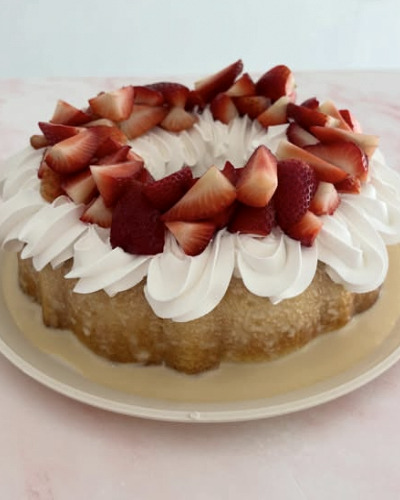
#> input picture ana-gaby/assets/foto_01_pastel_fresas_crema.jpg, 400 x 500 px, given in place of i-001.png, which was not available
$ python preparar_assets.py ../../ana-gaby/assets/foto_01_pastel_fresas_crema.jpg ../../ana-gaby/assets/foto_03_tarta_frutos_rojos.jpg
#> lines starting #> are read from the running program, lines starting #| are printed output that depends on the picture
"""Prepara los assets de Claudia con los nombres del brief.
Uso: python3 -I claudia/tools/preparar_assets.py <carpeta del ZIP extraído> <carpeta con imágenes de facebook-portada.pdf (pdfimages -png)>
Solo recorta y reduce; nunca amplía, retoca ni recolorea."""
import sys, json
from pathlib import Path
from PIL import Image, ImageChops

src, fb = Path(sys.argv[1]), Path(sys.argv[2])
out = Path(__file__).resolve().parents[1] / 'assets'
rep = {}

# Logo: recorte de la portada de Facebook (820x312), solo libélula + nombre + "REPOSTERÍA CASERA".
cover = Image.open(fb / 'i-001.png').convert('RGB')
#> cover is the input picture: PIL image 400x500 RGB; mean R, G, B 176.3, 153.8, 139.7
zona = cover.crop((0, 0, 820, 204))            # deja fuera iconos, @ y teléfono
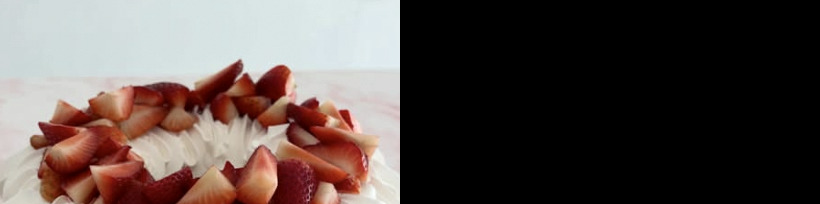
#> zona: PIL image 820x204 RGB; mean R, G, B 88.2, 76.8, 73.2
bbox = ImageChops.difference(zona, Image.new('RGB', zona.size, 'white')).convert('L').point(lambda v: 255 if v > 12 else 0).getbbox()
#> bbox = (0, 0, 820, 204)
m = 22
box = (bbox[0] - m, bbox[1] - m // 2, bbox[2] + m, min(204, bbox[3] + m // 2))
#> box = (-22, -11, 842, 204)
logo = cover.crop(box); logo.save(out / 'claudia-logo.png'); rep['claudia-logo.png'] = {'size': logo.size, 'origen': f'facebook-portada.pdf, recorte {box}'}
#> after `logo = cover.crop(box)`:
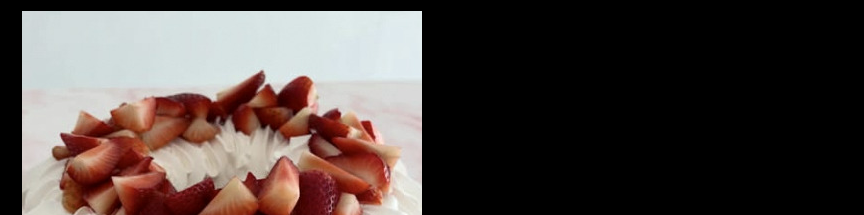
#> logo: PIL image 864x215 RGB; mean R, G, B 79.4, 69.2, 65.9
ins = Image.open(fb / 'i-002.png').convert('RGB'); ins.save(out / 'claudia-insignia.jpg', quality=95); rep['claudia-insignia.jpg'] = {'size': ins.size, 'origen': 'facebook-portada.pdf, foto de perfil'}
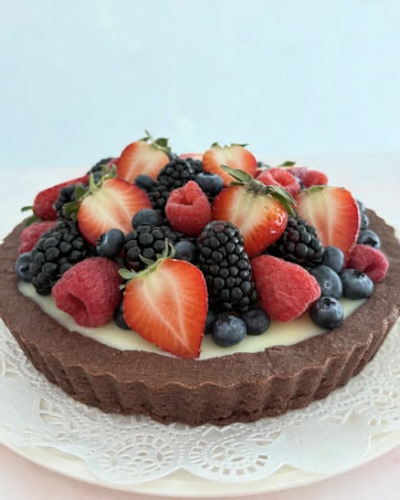
#> input picture ana-gaby/assets/foto_03_tarta_frutos_rojos.jpg, 400 x 500 px, given in place of i-002.png, which was not available
#> further down, ins is the input picture: PIL image 400x500 RGB; mean R, G, B 170.9, 162.5, 158.6

fotos = {'01-boda-barra.jpg': ('foto-pastel-boda-barra.jpg', (1200, 1600)), '02-cumpleanos-rosa.jpg': ('foto-pastel-cumpleanos-rosa.jpg', None),
         '03-calavera.jpg': ('foto-pastel-calavera.jpg', None), '04-cupcakes.jpg': ('foto-cupcakes-1.jpg', None)}
for dst, (s, size) in fotos.items():
    im = Image.open(src / 'fotos' / s).convert('RGB'); o = im.size
#> after `o = im.size`: o = (400, 500)
    if size: im = im.resize(size, Image.LANCZOS)
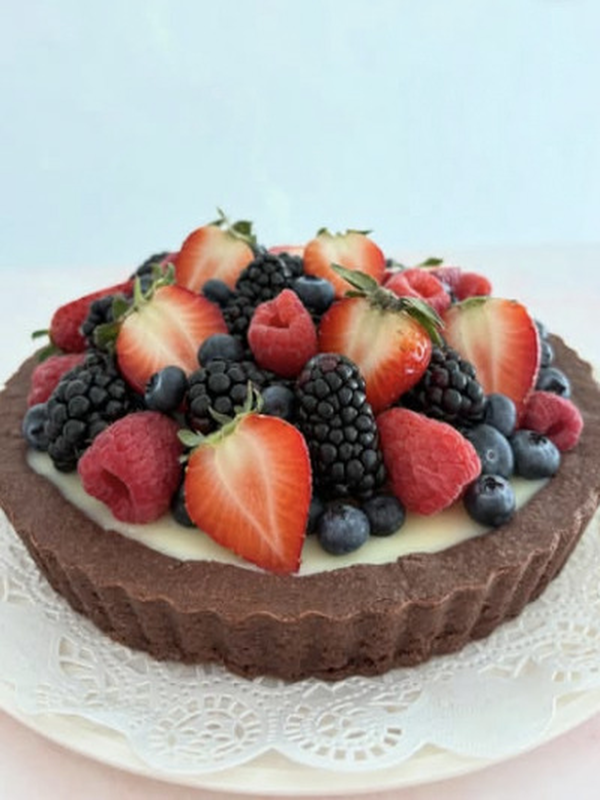
#> im: PIL image 1200x1600 RGB (shown at 1/2 size); mean R, G, B 170.9, 162.5, 158.6
#> (the run stopped early here; a loop or call above may not have finished)
